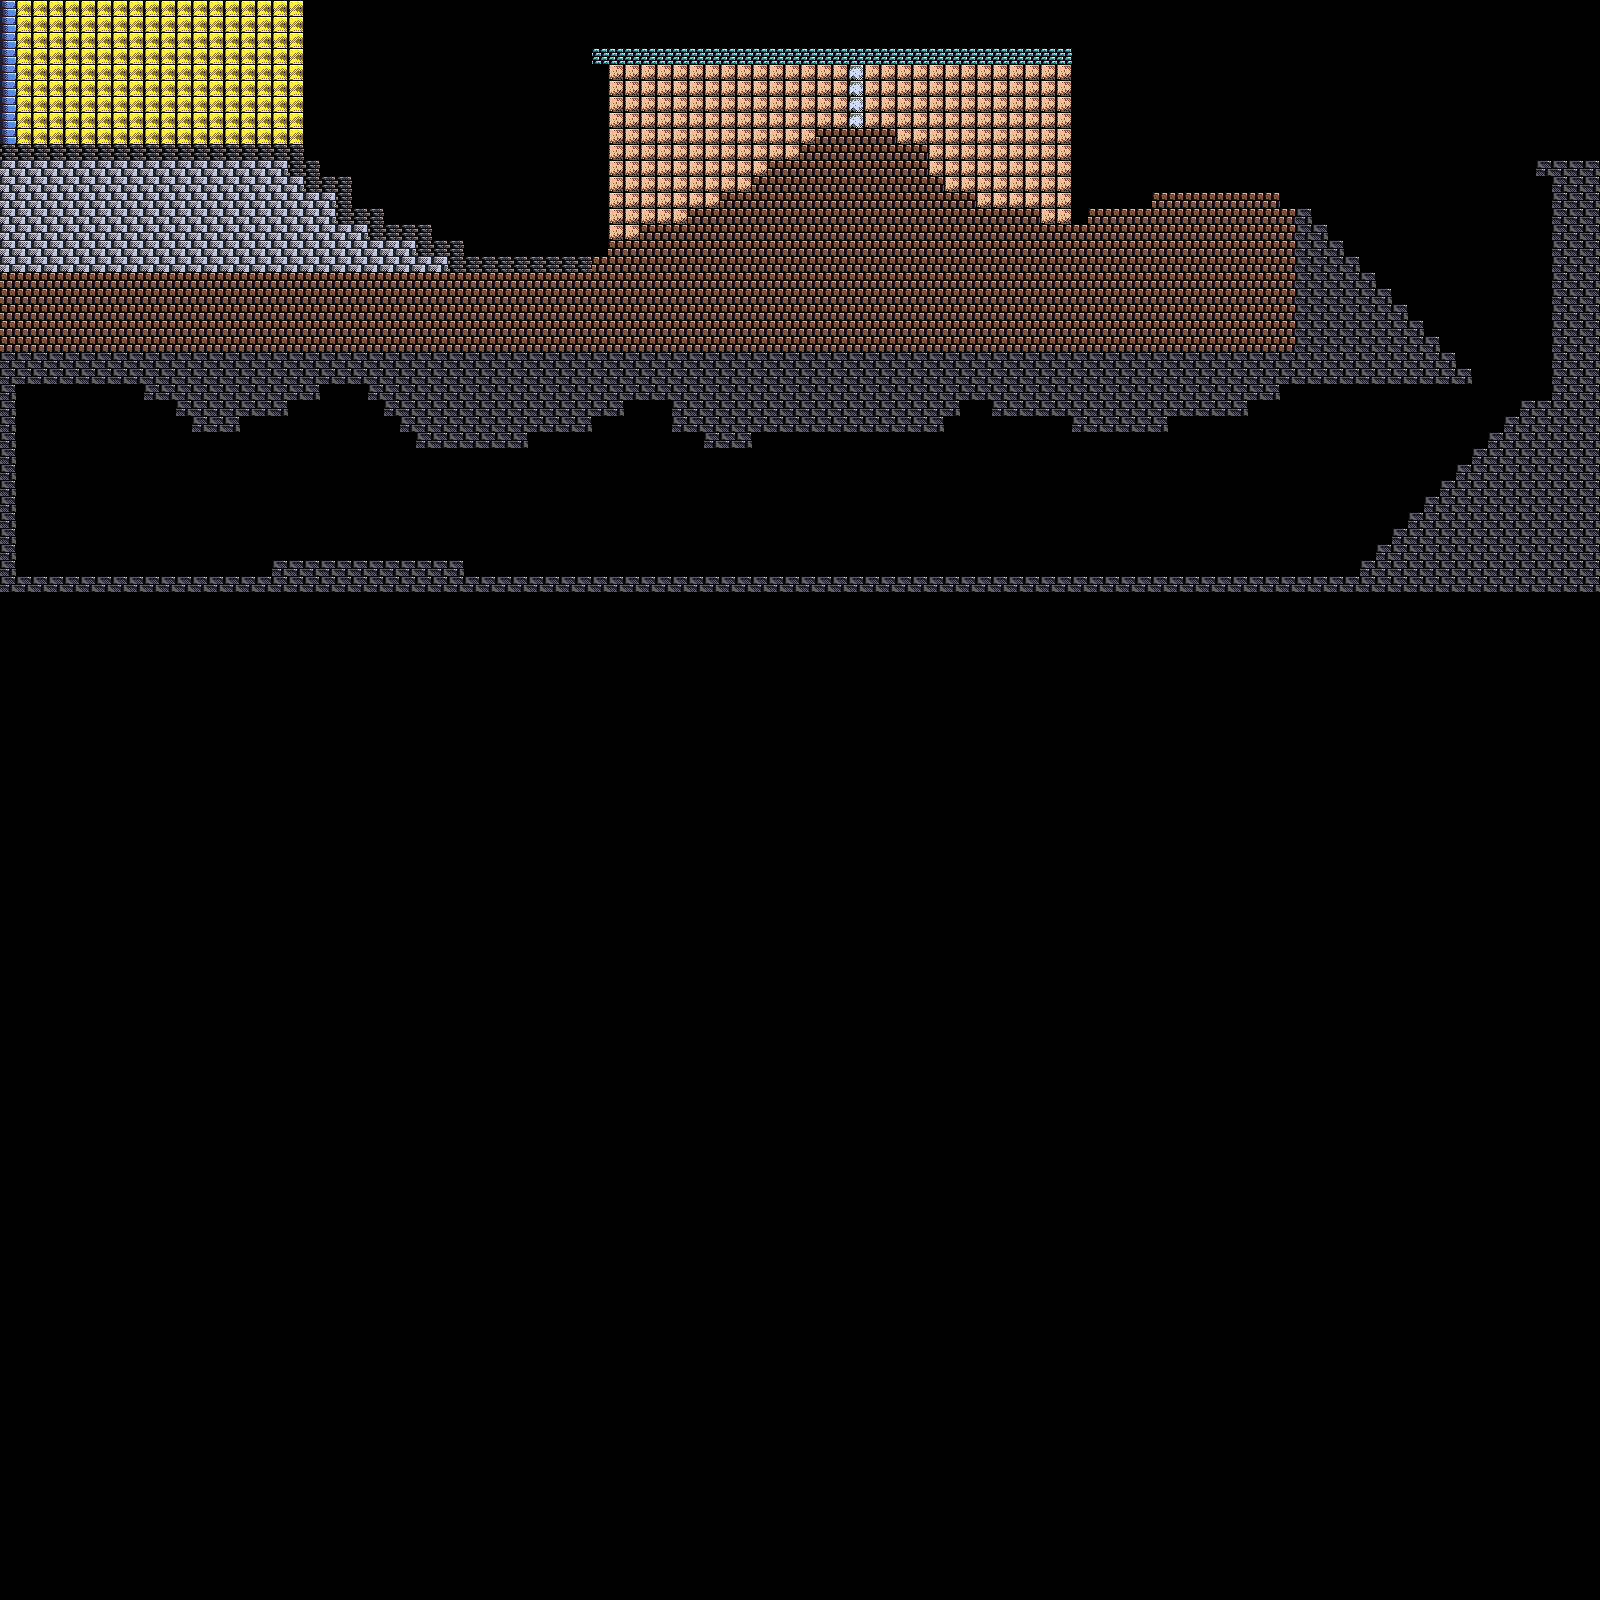

Tiled map render using the project's own tile images. Description and the map definition, with tile-layer contents summarised, below:
An orthogonal 100x100 tile map with 16x16 px tiles, 3 tile layers (Level, Background, Triggers), 2 tilesets and 8 objects (3x Trigger, platform, Elevator1, WalkerEnemy, EnemyPath1).

<map version="1.0" orientation="orthogonal" renderorder="left-down" width="100" height="100" tilewidth="16" tileheight="16" nextobjectid="25">
 <tileset firstgid="1" source="../ShinyNoise1.tsx" />
 <tileset firstgid="3073" name="Guns" tilewidth="16" tileheight="16" spacing="1" tilecount="28">
  <image source="../../assets/tilesheets/guns.png" width="68" height="128" />
 </tileset>
 <layer name="Level" width="100" height="100" opacity="0.9">
  <data>[10000 cells, 1547 non-empty, 7 distinct tile ids]</data>
 </layer>
 <layer name="Background" width="100" height="100">
  <data>[10000 cells, 378 non-empty, 2 distinct tile ids]</data>
 </layer>
 <layer name="Triggers" width="100" height="100">
  <data>[10000 cells, 4 non-empty, 1 distinct tile ids]</data>
 </layer>
 <objectgroup name="Objects">
  <object id="1" name="Trigger" gid="2118" x="794" y="134" width="16" height="16" />
  <object id="2" name="Trigger" gid="2118" x="795" y="105" width="16" height="16" />
  <object id="3" name="Trigger" gid="2118" x="795" y="77" width="16" height="16" />
  <object id="5" name="FinishItemNO" type="platform" gid="3081" x="553.5" y="254" width="32" height="32">
   <properties>
    <property name="Colliding" value="true" />
    <property name="Path" value="Elevator1" />
   </properties>
  </object>
  <object id="6" gid="3081" x="592.5" y="176" width="16" height="16" />
  <object id="19" name="Elevator1" x="565" y="246">
   <polyline points="0,0 1,-230" />
  </object>
  <object id="21" name="WalkerEnemy" gid="3074" x="115" y="143" width="32" height="32">
   <properties>
    <property name="Colliding" value="true" />
    <property name="Gravity" value="1" />
    <property name="Path" value="EnemyPath1" />
    <property name="Speed" value="60" />
   </properties>
  </object>
  <object id="23" name="EnemyPath1" x="132" y="128">
   <polyline points="0,0 144,0" />
  </object>
 </objectgroup>
</map>
